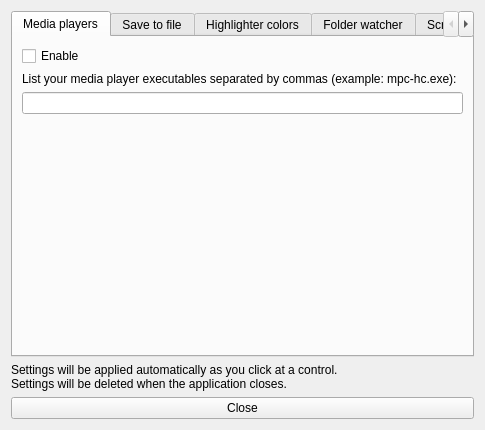
<?xml version="1.0" encoding="UTF-8"?>
<ui version="4.0">
 <class>dSettingsClass</class>
 <widget class="QWidget" name="dSettingsClass">
  <property name="geometry">
   <rect>
    <x>0</x>
    <y>0</y>
    <width>461</width>
    <height>411</height>
   </rect>
  </property>
  <property name="windowTitle">
   <string>Settings</string>
  </property>
  <layout class="QVBoxLayout" name="verticalLayout_3">
   <item>
    <widget class="QTabWidget" name="tabWidget">
     <property name="currentIndex">
      <number>0</number>
     </property>
     <widget class="QWidget" name="mpTab">
      <attribute name="title">
       <string>Media players</string>
      </attribute>
      <layout class="QGridLayout" name="gridLayout">
       <item row="2" column="0" colspan="2">
        <widget class="QLineEdit" name="MPNamesEdit">
         <property name="readOnly">
          <bool>false</bool>
         </property>
        </widget>
       </item>
       <item row="0" column="0" colspan="2">
        <widget class="QCheckBox" name="enableMPCheckBox">
         <property name="text">
          <string>Enable</string>
         </property>
        </widget>
       </item>
       <item row="1" column="0">
        <widget class="QLabel" name="mediaPlayersLabel">
         <property name="text">
          <string>List your media player executables separated by commas (example: mpc-hc.exe):</string>
         </property>
        </widget>
       </item>
       <item row="3" column="0" colspan="2">
        <spacer name="verticalSpacer_2">
         <property name="orientation">
          <enum>Qt::Vertical</enum>
         </property>
         <property name="sizeHint" stdset="0">
          <size>
           <width>20</width>
           <height>40</height>
          </size>
         </property>
        </spacer>
       </item>
      </layout>
     </widget>
     <widget class="QWidget" name="fileTab">
      <attribute name="title">
       <string>Save to file</string>
      </attribute>
      <layout class="QGridLayout" name="gridLayout_6">
       <item row="0" column="0">
        <widget class="QCheckBox" name="s2fCheckBox">
         <property name="text">
          <string>Save to file</string>
         </property>
        </widget>
       </item>
       <item row="1" column="0">
        <widget class="QRadioButton" name="s2fDirectoryRadio">
         <property name="text">
          <string>Select directory:</string>
         </property>
        </widget>
       </item>
       <item row="3" column="0">
        <widget class="QRadioButton" name="s2fAskRadio">
         <property name="text">
          <string>Ask me every time</string>
         </property>
        </widget>
       </item>
       <item row="2" column="0">
        <widget class="QLineEdit" name="s2fDirectoryEdit">
         <property name="readOnly">
          <bool>true</bool>
         </property>
        </widget>
       </item>
       <item row="2" column="1">
        <widget class="QPushButton" name="s2fDirectoryButton">
         <property name="text">
          <string>Browse</string>
         </property>
        </widget>
       </item>
       <item row="4" column="0" colspan="2">
        <spacer name="verticalSpacer">
         <property name="orientation">
          <enum>Qt::Vertical</enum>
         </property>
         <property name="sizeHint" stdset="0">
          <size>
           <width>20</width>
           <height>40</height>
          </size>
         </property>
        </spacer>
       </item>
      </layout>
     </widget>
     <widget class="QWidget" name="highlighterTab">
      <attribute name="title">
       <string>Highlighter colors</string>
      </attribute>
      <layout class="QGridLayout" name="gridLayout_3">
       <item row="0" column="0">
        <widget class="QLabel" name="label">
         <property name="text">
          <string>Left button</string>
         </property>
         <property name="alignment">
          <set>Qt::AlignCenter</set>
         </property>
        </widget>
       </item>
       <item row="0" column="1">
        <widget class="QLabel" name="label_2">
         <property name="text">
          <string>Right button</string>
         </property>
         <property name="alignment">
          <set>Qt::AlignCenter</set>
         </property>
        </widget>
       </item>
       <item row="1" column="0">
        <widget class="QPushButton" name="highlighterLeftButton">
         <property name="minimumSize">
          <size>
           <width>96</width>
           <height>96</height>
          </size>
         </property>
         <property name="maximumSize">
          <size>
           <width>96</width>
           <height>96</height>
          </size>
         </property>
         <property name="text">
          <string/>
         </property>
        </widget>
       </item>
       <item row="1" column="1">
        <widget class="QPushButton" name="highlighterRightButton">
         <property name="minimumSize">
          <size>
           <width>96</width>
           <height>96</height>
          </size>
         </property>
         <property name="maximumSize">
          <size>
           <width>96</width>
           <height>96</height>
          </size>
         </property>
         <property name="text">
          <string/>
         </property>
        </widget>
       </item>
       <item row="5" column="0">
        <layout class="QGridLayout" name="gridLayout_4">
         <item row="1" column="0">
          <widget class="QLabel" name="label_3">
           <property name="text">
            <string>Width:</string>
           </property>
          </widget>
         </item>
         <item row="1" column="2">
          <widget class="QDoubleSpinBox" name="highlighterLeftWidthBox">
           <property name="decimals">
            <number>1</number>
           </property>
           <property name="minimum">
            <double>3.000000000000000</double>
           </property>
           <property name="maximum">
            <double>25.000000000000000</double>
           </property>
          </widget>
         </item>
         <item row="0" column="0">
          <widget class="QLabel" name="label_5">
           <property name="text">
            <string>Opacity:</string>
           </property>
          </widget>
         </item>
         <item row="0" column="2">
          <widget class="QLabel" name="highlighterLeftOpacityLabel">
           <property name="text">
            <string>255</string>
           </property>
          </widget>
         </item>
        </layout>
       </item>
       <item row="5" column="1">
        <layout class="QGridLayout" name="gridLayout_5">
         <item row="1" column="1">
          <widget class="QDoubleSpinBox" name="highlighterRightWidthBox">
           <property name="decimals">
            <number>1</number>
           </property>
           <property name="minimum">
            <double>3.000000000000000</double>
           </property>
           <property name="maximum">
            <double>25.000000000000000</double>
           </property>
          </widget>
         </item>
         <item row="1" column="0">
          <widget class="QLabel" name="label_4">
           <property name="text">
            <string>Width:</string>
           </property>
          </widget>
         </item>
         <item row="0" column="0">
          <widget class="QLabel" name="label_6">
           <property name="text">
            <string>Opacity:</string>
           </property>
          </widget>
         </item>
         <item row="0" column="1">
          <widget class="QLabel" name="highlighterRightOpacityLabel">
           <property name="text">
            <string>255</string>
           </property>
          </widget>
         </item>
        </layout>
       </item>
       <item row="6" column="0" colspan="2">
        <spacer name="verticalSpacer_4">
         <property name="orientation">
          <enum>Qt::Vertical</enum>
         </property>
         <property name="sizeHint" stdset="0">
          <size>
           <width>20</width>
           <height>40</height>
          </size>
         </property>
        </spacer>
       </item>
      </layout>
     </widget>
     <widget class="QWidget" name="folderWatcherTab">
      <attribute name="title">
       <string>Folder watcher</string>
      </attribute>
      <layout class="QGridLayout" name="gridLayout_8">
       <item row="0" column="0" colspan="2">
        <widget class="QCheckBox" name="enableFWCheckBox">
         <property name="text">
          <string>Enable</string>
         </property>
        </widget>
       </item>
       <item row="1" column="0">
        <widget class="QLabel" name="folderFWLabel">
         <property name="text">
          <string>Select folders to watch:</string>
         </property>
        </widget>
       </item>
       <item row="2" column="0" colspan="2">
        <spacer name="verticalSpacer_5">
         <property name="orientation">
          <enum>Qt::Vertical</enum>
         </property>
         <property name="sizeHint" stdset="0">
          <size>
           <width>400</width>
           <height>243</height>
          </size>
         </property>
        </spacer>
       </item>
      </layout>
     </widget>
     <widget class="QWidget" name="screenTab">
      <attribute name="title">
       <string>Screens</string>
      </attribute>
      <layout class="QVBoxLayout" name="verticalLayout_4">
       <item>
        <widget class="QGroupBox" name="groupBox">
         <property name="title">
          <string>Screenshot sources</string>
         </property>
         <layout class="QVBoxLayout" name="verticalLayout">
          <item>
           <widget class="QLabel" name="label_7">
            <property name="text">
             <string>If you have more than one screen select the source of screenshots</string>
            </property>
           </widget>
          </item>
          <item>
           <widget class="QRadioButton" name="screen_src_primary">
            <property name="text">
             <string>Primary screen</string>
            </property>
           </widget>
          </item>
          <item>
           <widget class="QRadioButton" name="screen_src_cursor">
            <property name="text">
             <string>Cursor screen</string>
            </property>
           </widget>
          </item>
          <item>
           <widget class="QRadioButton" name="screen_src_ask">
            <property name="text">
             <string>Ask me every time when I do screenshot</string>
            </property>
           </widget>
          </item>
          <item>
           <widget class="QRadioButton" name="screen_src_concat">
            <property name="text">
             <string>Concatenate screenshots from all screens (like Windows does)</string>
            </property>
           </widget>
          </item>
         </layout>
        </widget>
       </item>
       <item>
        <widget class="QGroupBox" name="groupBox_2">
         <property name="title">
          <string>Area selector settings</string>
         </property>
         <layout class="QVBoxLayout" name="verticalLayout_2">
          <item>
           <widget class="QLabel" name="label_8">
            <property name="text">
             <string>&lt;html&gt;&lt;head/&gt;&lt;body&gt;&lt;p&gt;If you have more than one screen select the source of screenshots for area selector and where area selector will be opened&lt;/p&gt;&lt;/body&gt;&lt;/html&gt;</string>
            </property>
            <property name="wordWrap">
             <bool>true</bool>
            </property>
           </widget>
          </item>
          <item>
           <widget class="QRadioButton" name="screen_as_primary">
            <property name="text">
             <string>Primary screen</string>
            </property>
           </widget>
          </item>
          <item>
           <widget class="QRadioButton" name="screen_as_cursor">
            <property name="text">
             <string>Cursor screen</string>
            </property>
           </widget>
          </item>
          <item>
           <widget class="QRadioButton" name="screen_as_ask">
            <property name="text">
             <string>Ask me every time when I do screenshot</string>
            </property>
           </widget>
          </item>
         </layout>
        </widget>
       </item>
       <item>
        <spacer name="verticalSpacer_3">
         <property name="orientation">
          <enum>Qt::Vertical</enum>
         </property>
         <property name="sizeHint" stdset="0">
          <size>
           <width>20</width>
           <height>40</height>
          </size>
         </property>
        </spacer>
       </item>
      </layout>
     </widget>
    </widget>
   </item>
   <item>
    <widget class="QLabel" name="settingsLabel">
     <property name="text">
      <string>Settings will be applied automatically as you click at a control.&lt;br /&gt;Settings will be deleted when the application closes.</string>
     </property>
    </widget>
   </item>
   <item>
    <widget class="QPushButton" name="closeButton">
     <property name="text">
      <string>Close</string>
     </property>
    </widget>
   </item>
  </layout>
 </widget>
 <resources/>
 <connections/>
</ui>
